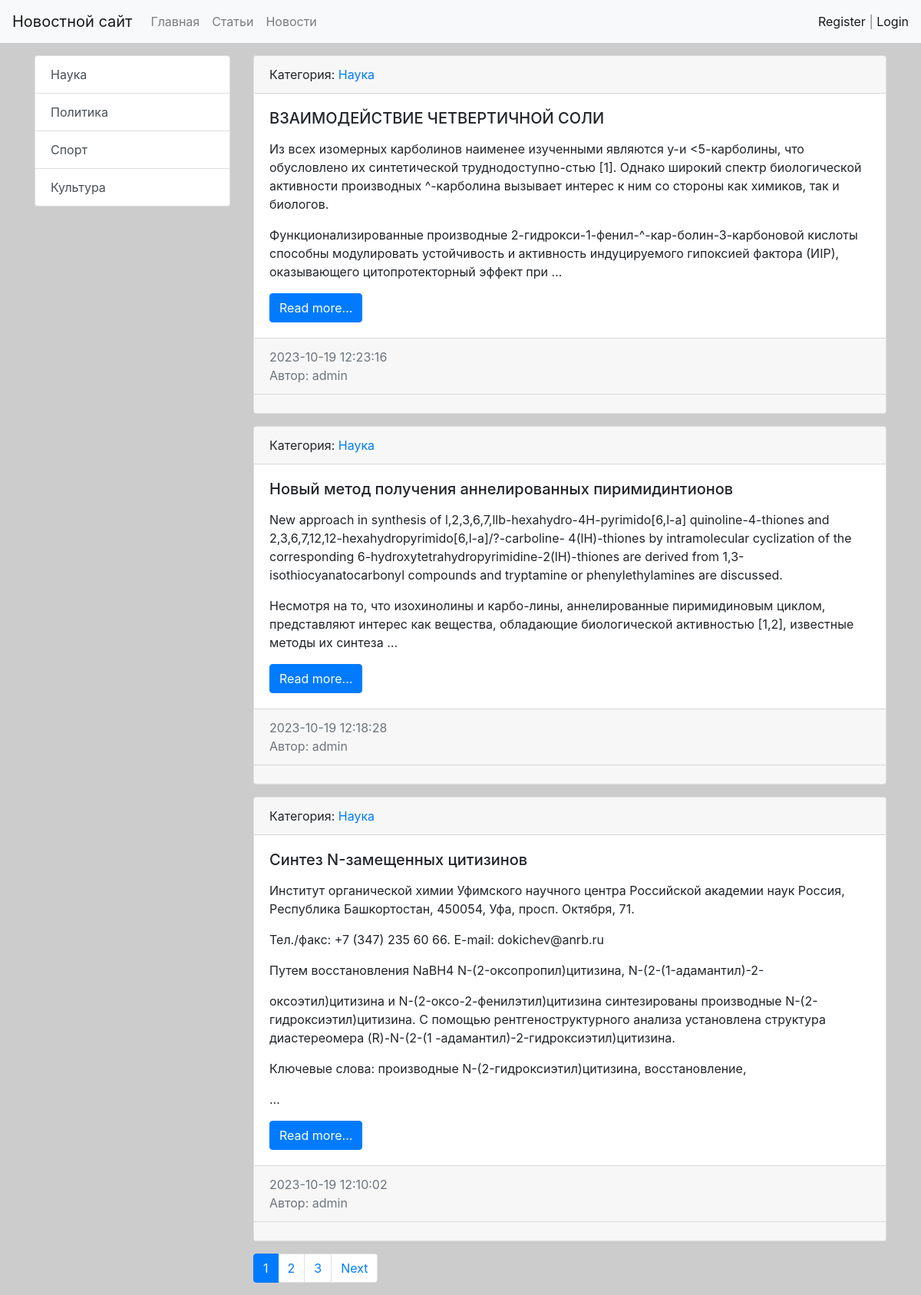
The page / on the database its author committed.
### news/models.py (models this page shows, shortened)
class Category(models.Model):
    name = models.CharField(max_length=64, unique=True)
    def get_absolute_url(self):
        return reverse('category', kwargs={'category_id': self.pk})
    def __str__(self):
        return self.name.title()

class Post(models.Model):
    NEWS = 'NW'
    ARTICLE = 'AR'
    CATEGORY_CHOICES = [
        (NEWS, 'Новость'),
        (ARTICLE, 'Статья'),
    ]
    author = models.ForeignKey(Author, on_delete=models.CASCADE)
    title = models.CharField(max_length=128)
    type_category = models.CharField(max_length=2, choices=CATEGORY_CHOICES, default=ARTICLE)
    content = models.TextField()
    category = models.ForeignKey(Category, on_delete=models.CASCADE)
    publish = models.DateTimeField(default=timezone.now)
    created = models.DateTimeField(auto_now_add=True)
    updated = models.DateTimeField(auto_now=True)
    rating = models.SmallIntegerField(default=0)
    class Meta:
        ordering = ['-publish']
        indexes = [
            models.Index(fields=['publish'])
        ]
    def get_absolute_url(self):
        return reverse('view_news', kwargs={'news_id': self.pk})

class Author(models.Model):
    author_user = models.OneToOneField(User, on_delete=models.CASCADE)
    author_rating = models.SmallIntegerField(default=0)
    def __str__(self):
        return self.author_user.username

### news/views.py (the view)
# urls.py: path('', views.HomeNewsView.as_view(), name='home'),
class HomeNewsView(ListView):
    model = Post
    template_name = 'news/index.html'
    context_object_name = 'news'
    paginate_by = 3
    def get_context_data(self, *, object_list=None, **kwargs):
        context = super().get_context_data(**kwargs)
        context['title'] = 'Главная страница'
        return context

### news/templatetags/news_tags.py (called while the page is built)
@register.inclusion_tag('news/list_categories.html')
def show_categories():
    categories = Category.objects.all()
    return {'categories': categories}

### news/templates/news/index.html (shortened to what this page needs)
{% extends 'base.html' %}
{% block sidebar %}
{% include 'inc/_sidebar.html' %}
{% endblock %}
{% block content %}
    {% for item in news %}
    <div class="card mb-3">
        <div class="card-header">
            Категория: <a href="{{ item.category.get_absolute_url }}">{{ item.category }}</a>
        </div>
        <div class="card-body">
            <div class="media">
                <div class="media-body">
                    <h5 class="card-title">{{ item.title }}</h5>
                    <p class="card-text">{{ item.content|safe|linebreaks|truncatewords:50 }}</p>
                    <a href="{{ item.get_absolute_url }}" class="btn btn-primary">Read more...</a>
                </div>
            </div>
        </div>
        <div class="card-footer text-muted">
            {{ item.created|date:"Y-m-d H:i:s" }}
            <br>
            Автор: {{ item.author }}
        </div>
        <div class="card-footer">
        </div>
    </div>
    {% endfor %}
{% endblock %}
{% block paginator %}
{% include 'inc/pagination.html' %}
{% endblock %}

### templates/base.html (shortened to what this page needs)
{% load static %}
<!doctype html>
<html lang="en">
<head>
    <link rel="stylesheet" href="{% static 'bootstrap/css/bootstrap.min.css' %}">
    <link rel="stylesheet" href="{% static 'css/style.css' %}">
</head>
<body>
{% include 'inc/_nav.html' %}
<div class="container mt-3">
    <div class="row">
        <div class="col-md-3">
            {% block sidebar %}SIDEBAR{% endblock %}
        </div>
        <div class="col-md-9">
            {% block content %}CONTENT{% endblock %}
            {% block paginator %}
            {% endblock %}
        </div>
    </div>
</div>
</body>
</html>

### templates/inc/_nav.html (shortened to what this page needs)
<nav class="navbar navbar-expand-lg navbar-light bg-light">
    <a class="navbar-brand" href="{% url 'home' %}">Новостной сайт</a>
    <div class="collapse navbar-collapse" id="navbarSupportedContent">
        <ul class="navbar-nav mr-auto">
            <li class="nav-item"><a class="nav-link" href="{% url 'home' %}">Главная</a></li>
            <li class="nav-item"><a class="nav-link" href="{% url 'articles' %}">Статьи</a></li>
            <li class="nav-item"><a class="nav-link" href="{% url 'news' %}">Новости</a></li>
        </ul>
        <span class="navbar-text">
            {% if request.user.is_authenticated %}
            Welcome, {{ user.username }} | <a href="{% url 'logout' %}">Выход</a>
            {% else %}
            <a href="{% url 'register' %}">Register</a> | <a href="{% url 'login' %}">Login</a>
            {% endif %}
        </span>
    </div>
</nav>

### templates/inc/_sidebar.html (shortened to what this page needs)
{% load news_tags %}
{% show_categories %}

### news/templates/news/list_categories.html
<div class="list-group">
  {% for item in categories %}
  <a href="{{ item.get_absolute_url }}" class="list-group-item list-group-item-action">{{ item.name }}</a>
  {% endfor %}
</div>

### templates/inc/pagination.html (shortened to what this page needs)
{% if page_obj.has_other_pages %}
<nav aria-label="...">
    <ul class="pagination">
        {% for p in page_obj.paginator.page_range %}
        {% if page_obj.number == p %}
        <li class="page-item active" aria-current="page">
            <a class="page-link" href="?page={{ p }}">{{ p }} <span class="sr-only">(current)</span></a>
        </li>
        {% elif p > page_obj.number|add:-3 and p < page_obj.number|add:3 %}
        <li class="page-item">
            <a class="page-link" href="?page={{ p }}">{{ p }}</a>
        </li>
        {% endif %}
        {% endfor %}
        {% if page_obj.has_next %}
        <li class="page-item">
            <a class="page-link" href="?page={{ page_obj.next_page_number }}">Next</a>
        </li>
        {% endif %}
    </ul>
</nav>
{% endif %}

### static/css/style.css (style rules this page uses)
body { background-color: #ccc; }

### rows shown on the page
Category: name "Наука"
Category: name "Политика"
Category: name "Спорт"
Category: name "Культура"
Post: category "Наука", title "ВЗАИМОДЕЙСТВИЕ ЧЕТВЕРТИЧНОЙ СОЛИ", content "Из всех изомерных карболинов наименее изученными являются у-и <5-карболины, что обусловлено их синтетической труднодоступно-стью [1]. Однако широкий спектр биологической активности производных ^-карболина вызывает интерес к ним со стороны как химиков, так и биологов. Функционализированные производные 2-гидрокси-1-фенил-^-кар-болин-3-карбоновой кислоты способны модулировать устойчивость и активность индуцируемого гипоксией фактора (ИІР), оказывающего цитопротекторный эффект при …", created "2023-10-19 12:23:16", author "admin"
Post: category "Наука", title "Новый метод получения аннелированных пиримидинтионов", content "New approach in synthesis of l,2,3,6,7,llb-hexahydro-4H-pyrimido[6,l-a] quinoline-4-thiones and 2,3,6,7,12,12-hexahydropyrimido[6,l-a]/?-carboline- 4(lH)-thiones by intramolecular cyclization of the corresponding 6-hydroxytetrahydropyrimidine-2(lH)-thiones are derived from 1,3-isothiocyanatocarbonyl compounds and tryptamine or phenylethylamines are discussed. Несмотря на то, что изохинолины и карбо-лины, аннелированные пиримидиновым циклом, представляют интерес как вещества, обладающие биологической активностью [1,2], известные методы их синтеза …", created "2023-10-19 12:18:28", author "admin"
Post: category "Наука", title "Синтез N-замещенных цитизинов", content "Институт органической химии Уфимского научного центра Российской академии наук Россия, Республика Башкортостан, 450054, Уфа, просп. Октября, 71. Тел./факс: +7 (347) 235 60 66. E-mail: dokichev@anrb.ru Путем восстановления NaBH4 N-(2-оксопропил)цитизина, N-(2-(1-адамантил)-2- оксоэтил)цитизина и N-(2-оксо-2-фенилэтил)цитизина синтезированы производные N-(2-гидроксиэтил)цитизина. C помощью рентгеноструктурного анализа установлена структура диастереомера (R)-N-(2-(1 -адамантил)-2-гидроксиэтил)цитизина. Ключевые слова: производные N-(2-гидроксиэтил)цитизина, восстановление, …", created "2023-10-19 12:10:02", author "admin"

### other values the page prints
{{ p }} "1"
{{ p }} "2" "3"
